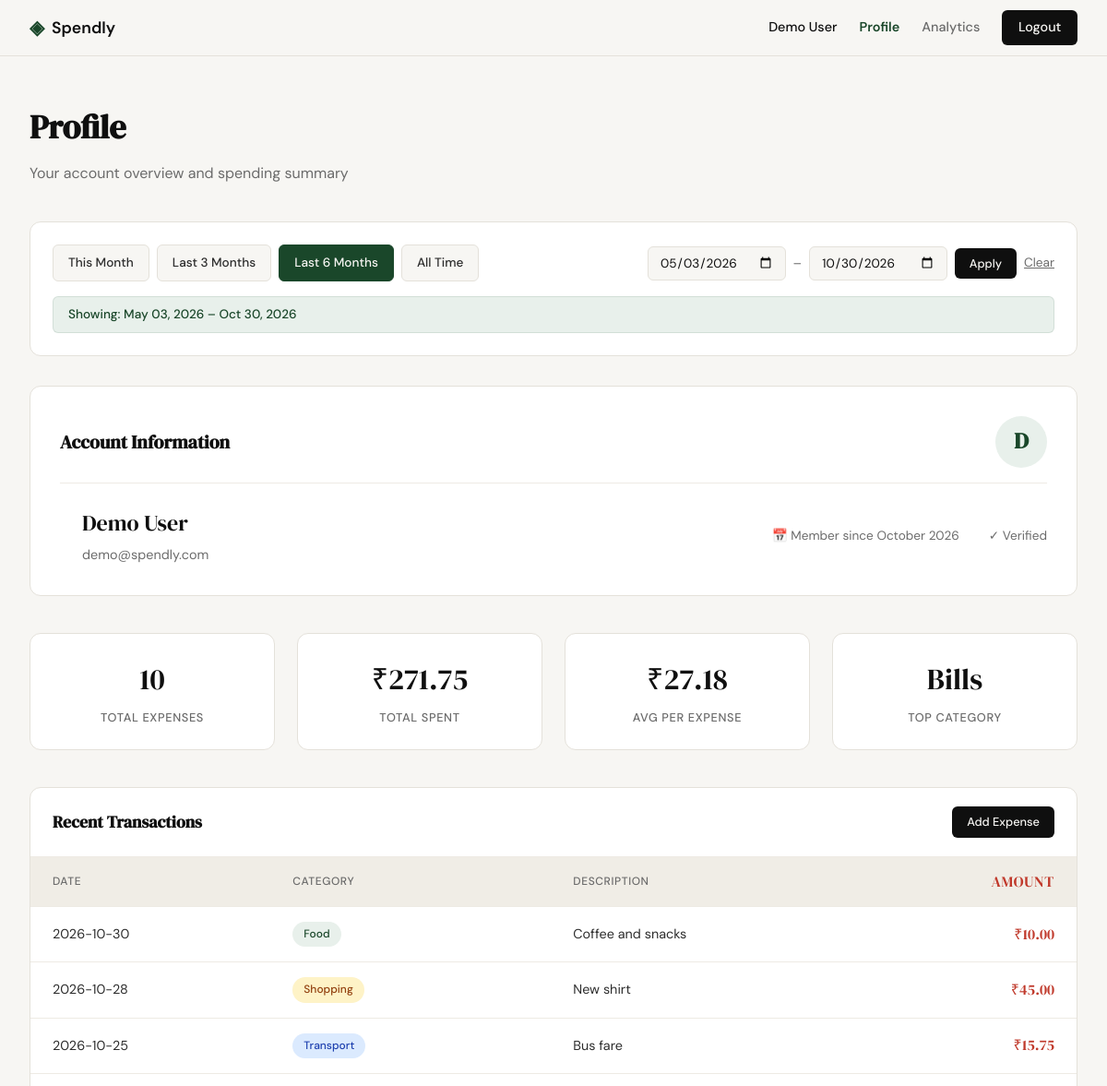
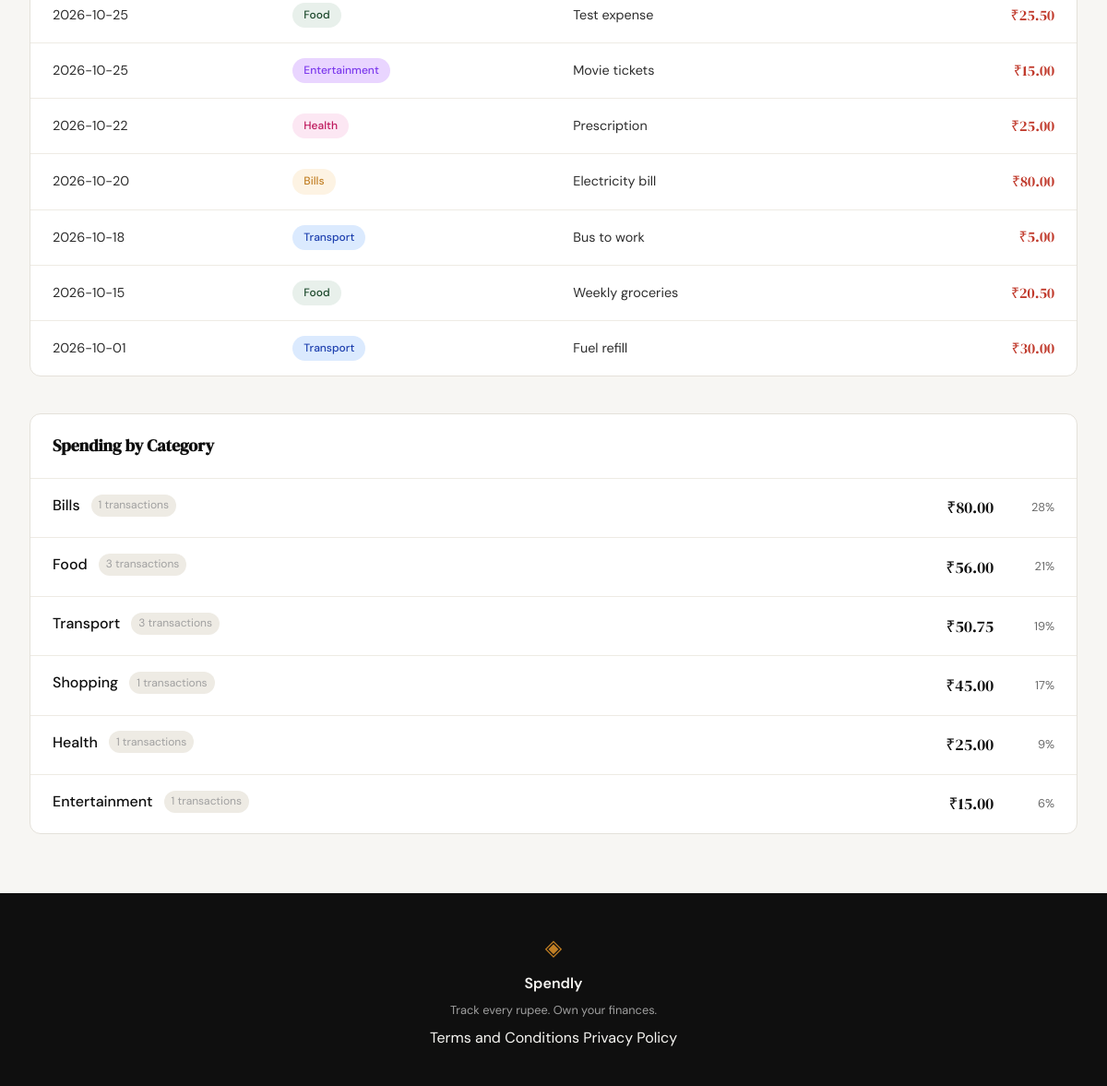
The app's page /profile?date_from=2026-05-03&date_to=2026-10-30 (signed in) with its own data (2 pictures, top to bottom).
### tables this page shows
CREATE TABLE users (
            id INTEGER PRIMARY KEY AUTOINCREMENT,
            name TEXT NOT NULL,
            email TEXT UNIQUE NOT NULL,
            password_hash TEXT NOT NULL,
            created_at TEXT DEFAULT CURRENT_TIMESTAMP
        );

CREATE TABLE expenses (
            id INTEGER PRIMARY KEY AUTOINCREMENT,
            user_id INTEGER NOT NULL REFERENCES users(id),
            amount REAL NOT NULL,
            category TEXT NOT NULL,
            date TEXT NOT NULL,
            description TEXT,
            created_at TEXT DEFAULT CURRENT_TIMESTAMP
        );

### app.py (the view)
@app.route("/profile")
def profile():
    if not session.get("user_id"):
        flash("Please sign in to view your profile", "error")
        return redirect(url_for("login"))
    user_id = session["user_id"]
    user = get_user_profile(user_id)
    if not user:
        flash("User not found", "error")
        return redirect(url_for("logout"))
    date_from_str = request.args.get("date_from", "").strip()
    date_to_str = request.args.get("date_to", "").strip()
    date_from = None
    date_to = None
    active_preset = None
    if date_from_str:
        try:
            datetime.strptime(date_from_str, "%Y-%m-%d")
            date_from = date_from_str
        except ValueError:
            pass  # Invalid format - ignore
    if date_to_str:
        try:
            datetime.strptime(date_to_str, "%Y-%m-%d")
            date_to = date_to_str
        except ValueError:
            pass  # Invalid format - ignore
    if date_from and date_to and date_from > date_to:
        flash("Start date must be before end date.", "error")
        date_from = None
        date_to = None
    today = datetime.now().date()
    presets = {
        "this_month": {
            "label": "This Month",
            "date_from": today.replace(day=1).isoformat(),
            "date_to": today.isoformat()
        },
        "last_3_months": {
            "label": "Last 3 Months",
            "date_from": (today - timedelta(days=90)).isoformat(),
            "date_to": today.isoformat()
        },
        "last_6_months": {
            "label": "Last 6 Months",
            "date_from": (today - timedelta(days=180)).isoformat(),
            "date_to": today.isoformat()
        }
    }
    if date_from and date_to:
        for key, preset in presets.items():
            if preset["date_from"] == date_from and preset["date_to"] == date_to:
                active_preset = key
                break
    stats_raw = get_summary_stats(user_id, date_from, date_to)
    transactions = get_recent_transactions(user_id, limit=10, date_from=date_from, date_to=date_to)
    categories = get_category_breakdown(user_id, date_from, date_to)
    stats = {
        "total_expenses": stats_raw["transaction_count"],
        "total_spent": stats_raw["total_spent"],
        "avg_per_expense": round(stats_raw["avg_per_expense"], 2) if stats_raw["transaction_count"] > 0 else 0,
        "top_category": stats_raw["top_category"] or "—"
    }
    filter_display = None
    if date_from and date_to:
        try:
            from_dt = datetime.strptime(date_from, "%Y-%m-%d")
            to_dt = datetime.strptime(date_to, "%Y-%m-%d")
            filter_display = f"Showing: {from_dt.strftime('%b %d, %Y')} – {to_dt.strftime('%b %d, %Y')}"
        except Exception:
            filter_display = "Filtered"
    return render_template("profile.html",
                          user=user,
                          stats=stats,
                          transactions=transactions,
                          categories=categories,
                          date_from=date_from,
                          date_to=date_to,
                          active_preset=active_preset,
                          filter_display=filter_display,
                          presets=presets)

### database/db.py (called while the page is built)
def get_db():
    db_path = os.path.join(os.path.dirname(os.path.dirname(os.path.abspath(__file__))), "spendly.db")
    conn = sqlite3.connect(db_path)
    conn.row_factory = sqlite3.Row
    conn.execute("PRAGMA foreign_keys = ON")
    return conn

### database/queries.py (called while the page is built)
def get_user_by_id(user_id: int) -> dict | None:
    conn = get_db()
    cursor = conn.cursor()
    cursor.execute("SELECT * FROM users WHERE id = ?", (user_id,))
    user = cursor.fetchone()
    conn.close()
    if user:
        created = user["created_at"]
        try:
            dt = datetime.fromisoformat(created.replace("Z", "+00:00"))
            member_since = dt.strftime("%B %Y")
        except Exception:
            member_since = "Unknown"
        return {
            "name": user["name"],
            "email": user["email"],
            "member_since": member_since
        }
    return None

def _build_date_filter(date_from: Optional[str], date_to: Optional[str]) -> tuple[str, list]:
    if date_from and date_to:
        return "AND date BETWEEN ? AND ?", [date_from, date_to]
    return "", []

def get_recent_transactions(user_id: int, limit: int = 10, date_from: Optional[str] = None, date_to: Optional[str] = None) -> list:
    conn = get_db()
    cursor = conn.cursor()
    date_where, date_params = _build_date_filter(date_from, date_to)
    base_params = [user_id] + date_params + [limit]
    cursor.execute(f"""
        SELECT date, category, description, amount
        FROM expenses WHERE user_id = ? {date_where}
        ORDER BY date DESC, id DESC
        LIMIT ?
    """, base_params)
    transactions = [dict(row) for row in cursor.fetchall()]
    conn.close()
    return transactions

### templates/profile.html (shortened to what this page needs)
{% extends "base.html" %}
{% block content %}
<section class="profile-section">
    <header class="profile-header">
        <h1 class="profile-title">Profile</h1>
        <p class="profile-subtitle">Your account overview and spending summary</p>
    </header>
    <div class="filter-bar">
        <div class="filter-presets">
            <a href="{{ url_for('profile', date_from=presets.this_month.date_from, date_to=presets.this_month.date_to) }}"
               class="filter-preset-btn {% if active_preset == 'this_month' %}active{% endif %}">
                This Month
            </a>
            <a href="{{ url_for('profile', date_from=presets.last_3_months.date_from, date_to=presets.last_3_months.date_to) }}"
               class="filter-preset-btn {% if active_preset == 'last_3_months' %}active{% endif %}">
                Last 3 Months
            </a>
            <a href="{{ url_for('profile', date_from=presets.last_6_months.date_from, date_to=presets.last_6_months.date_to) }}"
               class="filter-preset-btn {% if active_preset == 'last_6_months' %}active{% endif %}">
                Last 6 Months
            </a>
            <a href="{{ url_for('profile') }}"
               class="filter-preset-btn {% if active_preset is none and not date_from and not date_to %}active{% endif %}">
                All Time
            </a>
        </div>
        <form class="filter-custom" method="GET" action="{{ url_for('profile') }}">
            <input type="date" id="date_from" name="date_from" value="{{ date_from or '' }}"
                   {% if date_from and not active_preset %}style="font-weight: 600;"{% endif %}>
            <span class="filter-separator">–</span>
            <input type="date" id="date_to" name="date_to" value="{{ date_to or '' }}"
                   {% if date_to and not active_preset %}style="font-weight: 600;"{% endif %}>
            <button type="submit" class="btn-primary btn-sm">Apply</button>
            {% if date_from or date_to %}
            <a href="{{ url_for('profile') }}" class="filter-clear">Clear</a>
            {% endif %}
        </form>
        {% if filter_display %}
        <div class="filter-badge">{{ filter_display }}</div>
        {% endif %}
    </div>
    <div class="profile-card">
        <div class="profile-card-header">
            <h2 class="profile-card-title">Account Information</h2>
            <div class="profile-user-avatar">
                {{ user.name[0].upper() }}
            </div>
        </div>
        <div style="display: flex; align-items: center; gap: 1.5rem; flex-wrap: wrap;">
            <div class="profile-user-info">
                <div class="profile-user-name">{{ user.name }}</div>
                <div class="profile-user-email">{{ user.email }}</div>
            </div>
            <div class="profile-user-meta">
                <span>📅 Member since {{ user.member_since }}</span>
                <span>✓ Verified</span>
            </div>
        </div>
    </div>
    <div class="stats-grid">
        <div class="stat-card">
            <div class="stat-value">{{ stats.total_expenses }}</div>
            <div class="stat-label">Total Expenses</div>
        </div>
        <div class="stat-card">
            <div class="stat-value">₹{{ "{:,.2f}".format(stats.total_spent) }}</div>
            <div class="stat-label">Total Spent</div>
        </div>
        <div class="stat-card">
            <div class="stat-value">₹{{ "{:,.2f}".format(stats.avg_per_expense) }}</div>
            <div class="stat-label">Avg per Expense</div>
        </div>
        <div class="stat-card">
            <div class="stat-value">{{ stats.top_category }}</div>
            <div class="stat-label">Top Category</div>
        </div>
    </div>
    <div class="table-section">
        <div class="table-section-header">
            <h3 class="table-section-title">Recent Transactions</h3>
            <a href="{{ url_for('add_expense') }}" class="btn-primary" style="font-size: 0.8rem; padding: 0.4rem 1rem;">Add Expense</a>
        </div>
        {% if transactions %}
        <table class="transactions-table">
            <thead>
                <tr>
                    <th>Date</th>
                    <th>Category</th>
                    <th>Description</th>
                    <th class="amount">Amount</th>
                </tr>
            </thead>
            <tbody>
                {% for txn in transactions %}
                <tr>
                    <td>{{ txn.date }}</td>
                    <td>
                        <span class="category-badge category-badge-{{ txn.category.lower() }}">
                            {{ txn.category }}
                        </span>
                    </td>
                    <td>{{ txn.description }}</td>
                    <td class="amount">₹{{ "{:,.2f}".format(txn.amount) }}</td>
                </tr>
                {% endfor %}
            </tbody>
        </table>
        {% else %}
        <div class="empty-state">
            <div class="empty-state-icon">📝</div>
            <p>No transactions yet. <a href="{{ url_for('add_expense') }}" style="color: var(--accent);">Add your first expense</a></p>
        </div>
        {% endif %}
    </div>
    <div class="category-section">
        <div class="table-section-header">
            <h3 class="table-section-title">Spending by Category</h3>
        </div>
        <div class="category-list">
            {% for cat in categories %}
            <div class="category-item">
                <div class="category-item-info">
                    <div class="category-item-header">
                        <span class="category-item-name">{{ cat.category }}</span>
                        <span class="category-item-count">{{ cat.count }} transactions</span>
                    </div>
                </div>
                <div class="category-item-amount">₹{{ "{:,.2f}".format(cat.amount) }}</div>
                <div class="category-item-percentage">{{ cat.percentage }}%</div>
            </div>
            {% endfor %}
        </div>
    </div>
</section>
{% endblock %}

### templates/base.html (shortened to what this page needs)
<!DOCTYPE html>
<html lang="en">
<head>
    <link rel="stylesheet" href="{{ url_for('static', filename='css/style.css') }}">
</head>
<body>
    <nav class="navbar">
        <div class="nav-inner">
            <a href="{{ url_for('landing') }}" class="nav-brand">
                <span class="brand-icon">◈</span>
                <span class="brand-name">Spendly</span>
            </a>
            <div class="nav-links">
                {% if session.user_id %}
                    <span class="nav-user">{{ session.user_name }}</span>
                    <a href="{{ url_for('profile') }}" {% if request.endpoint == 'profile' %}class="active"{% endif %}>Profile</a>
                    <a href="{{ url_for('analytics') }}" {% if request.endpoint == 'analytics' %}class="active"{% endif %}>Analytics</a>
                    <a href="{{ url_for('logout') }}" class="nav-cta">Logout</a>
                {% else %}
                    <a href="{{ url_for('login') }}">Sign in</a>
                    <a href="{{ url_for('register') }}" class="nav-cta">Get started</a>
                {% endif %}
            </div>
        </div>
    </nav>
    <main class="main-content">
        {% block content %}{% endblock %}
    </main>
    <footer class="footer">
        <div class="footer-inner">
            <span class="brand-icon">◈</span>
            <span class="footer-name">Spendly</span>
            <p class="footer-copy">Track every rupee. Own your finances.</p>
            <div class="footer-links">
                <a href="{{ url_for('terms') }}">Terms and Conditions</a>
                <a href="{{ url_for('privacy') }}">Privacy Policy</a>
            </div>
        </div>
    </footer>
</body>
</html>

### records on screen
users: user_name "Demo User", name "D", name "Demo User", email "demo@spendly.com"
expenses: top_category "Bills", date "2026-10-20", category "Bills", description "Electricity bill", amount "80.00", count "1", percentage "28"
expenses: date "2026-10-30", category "Food", description "Coffee and snacks", amount "10.00"
expenses: date "2026-10-28", category "Shopping", description "New shirt", amount "45.00", count "1", percentage "17"
expenses: date "2026-10-25", category "Transport", description "Bus fare", amount "15.75"
expenses: date "2026-10-25", category "Food", description "Test expense", amount "25.50"
expenses: date "2026-10-25", category "Entertainment", description "Movie tickets", amount "15.00", count "1", percentage "6"
expenses: date "2026-10-22", category "Health", description "Prescription", amount "25.00", count "1", percentage "9"
expenses: date "2026-10-18", category "Transport", description "Bus to work", amount "5.00"
expenses: date "2026-10-15", category "Food", description "Weekly groceries", amount "20.50"
expenses: date "2026-10-01", category "Transport", description "Fuel refill", amount "30.00"

### other values on screen
{{ filter_display }} "Showing: May 03, 2026 – Oct 30, 2026"
{{ user.member_since }} "October 2026"
{{ stats.total_expenses }} "10"
{{ "{:,.2f}".format(stats.total_spent) }} "271.75"
{{ "{:,.2f}".format(stats.avg_per_expense) }} "27.18"
{{ cat.category }} "Food" "Transport"
{{ cat.count }} "3" "3"
{{ "{:,.2f}".format(cat.amount) }} "56.00" "50.75"
{{ cat.percentage }} "21" "19"
